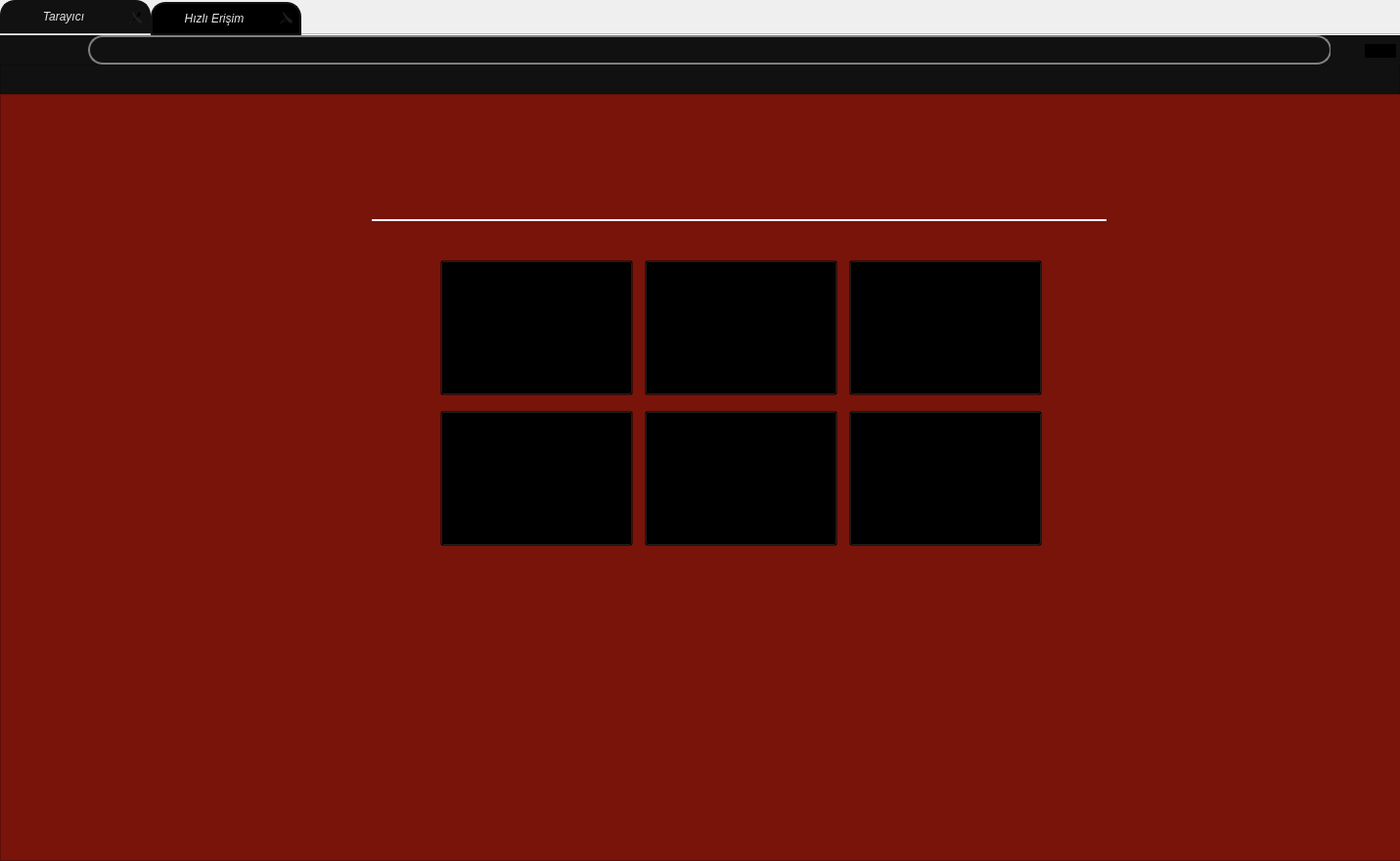
   <widget class="QTabWidget" name="tabWidget">
    <property name="geometry">
     <rect>
      <x>40</x>
      <y>22</y>
      <width>1431</width>
      <height>880</height>
     </rect>
    </property>
    <property name="sizePolicy">
     <sizepolicy hsizetype="Expanding" vsizetype="Expanding">
      <horstretch>0</horstretch>
      <verstretch>0</verstretch>
     </sizepolicy>
    </property>
    <property name="font">
     <font>
      <weight>50</weight>
      <italic>true</italic>
      <bold>false</bold>
      <strikeout>false</strikeout>
     </font>
    </property>
    <property name="focusPolicy">
     <enum>Qt::NoFocus</enum>
    </property>
    <property name="contextMenuPolicy">
     <enum>Qt::CustomContextMenu</enum>
    </property>
    <property name="styleSheet">
     <string notr="true">QTabWidget QTabBar::tab{
background-color: black;
color: #e6e6e6;
border:2px solid rgb(17,17,17);border-top-left-radius:15px;border-top-right-radius:15px;
}                                 
QTabWidget QTabBar::tab:selected{
background-color: rgb(17 ,17 ,17);}

QTabWidget QTabBar::tab:!selected:hover{
background-color: rgb(54 ,54 ,54);}

QTabWidget QTabBar::tab:selected:hover{
background-color: rgb(54 ,54 ,54);

}

QTabWidget QTabBar::tab:!selected{background-color: black;}

QTabBar::close-button { image: url(C:/Users/Yunn/PycharmProjects/pythonProject/IME/icons/icons8-multiply-24.png); 
border: 0px solid rgb(28 ,28 ,28);
border-radius:5px;}

QTabBar::close-button:selected{
     image: url(C:/Users/Yunn/PycharmProjects/pythonProject/IME/icons/icons8-multiply-24.png);
    border: 2px solid rgb(28 ,28 ,28);
    background-color: rgb(28 ,28 ,28);
    border-radius:5px;}

 QTabBar::close-button:hover {
    image: url(C:/Users/Yunn/PycharmProjects/pythonProject/IME/icons/Close-256.ico);
    background-color: gray;
    border: 2px solid gray;
    border-radius:5px;}

QTabBar::close-button:selected:pressed {
     image: url(C:/Users/Yunn/PycharmProjects/pythonProject/IME/icons/Close-256.ico);
    background-color:rgb(28 ,28 ,28);
    border: 2px solid rgb(28 ,28 ,28);
    border-radius:5px;
 }
 QTabBar::close-button:pressed {
    image: ur(lC:/Users/Yunn/PycharmProjects/pythonProject/IME/icons/Close-256.ico);
    background-color:black;
    border: 2px solid black;
    border-radius:5px; }

QTabBar::tab:!selected{margin-top: 2px;}                               

QTabBar::tab { height: 30px; width: 150px; }

</string>
    </property>
    <property name="inputMethodHints">
     <set>Qt::ImhNone</set>
    </property>
    <property name="tabPosition">
     <enum>QTabWidget::North</enum>
    </property>
    <property name="tabShape">
     <enum>QTabWidget::Rounded</enum>
    </property>
    <property name="currentIndex">
     <number>0</number>
    </property>
    <property name="elideMode">
     <enum>Qt::ElideNone</enum>
    </property>
    <property name="usesScrollButtons">
     <bool>false</bool>
    </property>
    <property name="documentMode">
     <bool>true</bool>
    </property>
    <property name="tabsClosable">
     <bool>true</bool>
    </property>
    <property name="movable">
     <bool>true</bool>
    </property>
    <property name="tabBarAutoHide">
     <bool>true</bool>
    </property>
    <widget class="QWidget" name="sekme">
     <property name="styleSheet">
      <string notr="true"/>
     </property>
     <attribute name="title">
      <string>Tarayıcı</string>
     </attribute>
     <widget class="QFrame" name="anaekran">
      <property name="geometry">
       <rect>
        <x>0</x>
        <y>60</y>
        <width>1451</width>
        <height>784</height>
       </rect>
      </property>
      <property name="styleSheet">
       <string notr="true">background-color: rgb(120,20, 10);
</string>
      </property>
      <property name="frameShape">
       <enum>QFrame::StyledPanel</enum>
      </property>
      <property name="frameShadow">
       <enum>QFrame::Raised</enum>
      </property>
      <widget class="QWidget" name="googlelogowidget" native="true">
       <property name="geometry">
        <rect>
         <x>350</x>
         <y>95</y>
         <width>30</width>
         <height>30</height>
        </rect>
       </property>
       <property name="styleSheet">
        <string notr="true">QWidget{
  image: url(C:/Users/Yunn/PycharmProjects/pythonProject/IME/icons/search.png);
   }</string>
       </property>
      </widget>
      <widget class="QWidget" name="hewmain" native="true">
       <property name="geometry">
        <rect>
         <x>450</x>
         <y>170</y>
         <width>621</width>
         <height>301</height>
        </rect>
       </property>
       <layout class="QGridLayout" name="gridLayout">
        <item row="0" column="0">
         <widget class="QWidget" name="hew" native="true">
          <widget class="QLabel" name="hewlbl">
           <property name="geometry">
            <rect>
             <x>64</x>
             <y>110</y>
             <width>70</width>
             <height>17</height>
            </rect>
           </property>
           <property name="font">
            <font>
             <family>Rockwell</family>
             <pointsize>11</pointsize>
             <weight>75</weight>
             <italic>true</italic>
             <bold>true</bold>
            </font>
           </property>
           <property name="mouseTracking">
            <bool>false</bool>
           </property>
           <property name="styleSheet">
            <string notr="true">color: rgb(255, 255, 255);</string>
           </property>
           <property name="frameShape">
            <enum>QFrame::NoFrame</enum>
           </property>
           <property name="frameShadow">
            <enum>QFrame::Plain</enum>
           </property>
           <property name="text">
            <string>Youtube</string>
           </property>
           <property name="alignment">
            <set>Qt::AlignCenter</set>
           </property>
          </widget>
          <widget class="QPushButton" name="hewbtn">
           <property name="geometry">
            <rect>
             <x>0</x>
             <y>0</y>
             <width>197</width>
             <height>138</height>
            </rect>
           </property>
           <property name="font">
            <font>
             <italic>true</italic>
            </font>
           </property>
           <property name="focusPolicy">
            <enum>Qt::NoFocus</enum>
           </property>
           <property name="styleSheet">
            <string notr="true">QPushButton{
background-image:url(icons/hew/youtubehewlog.png);
background-position:center bottom; 
background-repeat: no-repeat; 
background-size: cover;
background-color: transparent;
}
QPushButton:hover{
background-position:center top; 
}</string>
           </property>
           <property name="text">
            <string/>
           </property>
           <property name="autoRepeat">
            <bool>false</bool>
           </property>
          </widget>
         </widget>
        </item>
        <item row="1" column="0">
         <widget class="QWidget" name="hew3" native="true">
          <widget class="QLabel" name="hew3lbl">
           <property name="geometry">
            <rect>
             <x>64</x>
             <y>110</y>
             <width>70</width>
             <height>17</height>
            </rect>
           </property>
           <property name="font">
            <font>
             <family>Rockwell</family>
             <pointsize>11</pointsize>
             <weight>75</weight>
             <italic>true</italic>
             <bold>true</bold>
             <kerning>true</kerning>
            </font>
           </property>
           <property name="mouseTracking">
            <bool>false</bool>
           </property>
           <property name="styleSheet">
            <string notr="true">color: rgb(255, 255, 255);</string>
           </property>
           <property name="frameShape">
            <enum>QFrame::NoFrame</enum>
           </property>
           <property name="frameShadow">
            <enum>QFrame::Plain</enum>
           </property>
           <property name="text">
            <string>Twitter</string>
           </property>
           <property name="alignment">
            <set>Qt::AlignCenter</set>
           </property>
          </widget>
          <widget class="QPushButton" name="hew3btn">
           <property name="geometry">
            <rect>
             <x>0</x>
             <y>0</y>
             <width>197</width>
             <height>138</height>
            </rect>
           </property>
           <property name="font">
            <font>
             <italic>true</italic>
            </font>
           </property>
           <property name="focusPolicy">
            <enum>Qt::NoFocus</enum>
           </property>
           <property name="styleSheet">
            <string notr="true">QPushButton{
background-image:url(icons/hew/twitterhewlog.png);
background-position:center bottom; 
background-repeat: no-repeat; 
background-size: cover;
background-color: transparent;
}
QPushButton:hover{
background-position:center top; 
}</string>
           </property>
           <property name="text">
            <string/>
           </property>
           <property name="autoRepeat">
            <bool>false</bool>
           </property>
          </widget>
         </widget>
        </item>
        <item row="0" column="3">
         <widget class="QWidget" name="hew2" native="true">
          <widget class="QLabel" name="hew2lbl">
           <property name="geometry">
            <rect>
             <x>64</x>
             <y>110</y>
             <width>70</width>
             <height>17</height>
            </rect>
           </property>
           <property name="font">
            <font>
             <family>Rockwell</family>
             <pointsize>12</pointsize>
             <weight>75</weight>
             <italic>true</italic>
             <bold>true</bold>
            </font>
           </property>
           <property name="mouseTracking">
            <bool>false</bool>
           </property>
           <property name="styleSheet">
            <string notr="true">color: rgb(255, 255, 255);</string>
           </property>
           <property name="frameShape">
            <enum>QFrame::NoFrame</enum>
           </property>
           <property name="frameShadow">
            <enum>QFrame::Plain</enum>
           </property>
           <property name="text">
            <string>Gmail</string>
           </property>
           <property name="alignment">
            <set>Qt::AlignCenter</set>
           </property>
          </widget>
          <widget class="QPushButton" name="hew2btn">
           <property name="geometry">
            <rect>
             <x>0</x>
             <y>0</y>
             <width>197</width>
             <height>138</height>
            </rect>
           </property>
           <property name="font">
            <font>
             <pointsize>11</pointsize>
             <italic>true</italic>
            </font>
           </property>
           <property name="focusPolicy">
            <enum>Qt::NoFocus</enum>
           </property>
           <property name="styleSheet">
            <string notr="true">QPushButton{
background-image:url(icons/hew/gmailhewlog.png);
background-position:center bottom; 
background-repeat: no-repeat; 
background-size: cover;
background-color: transparent;
}
QPushButton:hover{
background-position:center top; 
}</string>
           </property>
           <property name="text">
            <string/>
           </property>
           <property name="autoRepeat">
            <bool>false</bool>
           </property>
          </widget>
         </widget>
        </item>
        <item row="1" column="2">
         <widget class="QWidget" name="hew4" native="true">
          <property name="sizePolicy">
           <sizepolicy hsizetype="Ignored" vsizetype="Ignored">
            <horstretch>0</horstretch>
            <verstretch>0</verstretch>
           </sizepolicy>
          </property>
          <widget class="QLabel" name="hew4lbl">
           <property name="geometry">
            <rect>
             <x>64</x>
             <y>110</y>
             <width>70</width>
             <height>17</height>
            </rect>
           </property>
           <property name="font">
            <font>
             <family>Rockwell</family>
             <pointsize>11</pointsize>
             <weight>75</weight>
             <italic>true</italic>
             <bold>true</bold>
            </font>
           </property>
           <property name="mouseTracking">
            <bool>false</bool>
           </property>
           <property name="styleSheet">
            <string notr="true">color: rgb(255, 255, 255);</string>
           </property>
           <property name="frameShape">
            <enum>QFrame::NoFrame</enum>
           </property>
           <property name="frameShadow">
            <enum>QFrame::Plain</enum>
           </property>
           <property name="text">
            <string>Twitch</string>
           </property>
           <property name="alignment">
            <set>Qt::AlignCenter</set>
           </property>
          </widget>
          <widget class="QPushButton" name="hew4btn">
           <property name="geometry">
            <rect>
             <x>0</x>
             <y>0</y>
             <width>197</width>
             <height>138</height>
            </rect>
           </property>
           <property name="font">
            <font>
             <italic>true</italic>
            </font>
           </property>
           <property name="focusPolicy">
            <enum>Qt::NoFocus</enum>
           </property>
           <property name="styleSheet">
            <string notr="true">QPushButton{
background-image:url(icons/hew/twitch91.png);
background-position:center bottom; 
background-repeat: no-repeat; 
background-size: cover;
background-color: transparent;
}
QPushButton:hover{
background-position:center top; 
}</string>
           </property>
           <property name="text">
            <string/>
           </property>
           <property name="autoRepeat">
            <bool>false</bool>
           </property>
          </widget>
         </widget>
        </item>
        <item row="0" column="2">
         <widget class="QWidget" name="hew1" native="true">
          <property name="sizePolicy">
           <sizepolicy hsizetype="Ignored" vsizetype="Ignored">
            <horstretch>0</horstretch>
            <verstretch>0</verstretch>
           </sizepolicy>
          </property>
          <widget class="QLabel" name="hew1lbl">
           <property name="geometry">
            <rect>
             <x>64</x>
             <y>110</y>
             <width>70</width>
             <height>17</height>
            </rect>
           </property>
           <property name="font">
            <font>
             <family>Rockwell</family>
             <pointsize>11</pointsize>
             <weight>75</weight>
             <italic>true</italic>
             <bold>true</bold>
            </font>
           </property>
           <property name="mouseTracking">
            <bool>false</bool>
           </property>
           <property name="styleSheet">
            <string notr="true">color: rgb(255, 255, 255);</string>
           </property>
           <property name="frameShape">
            <enum>QFrame::NoFrame</enum>
           </property>
           <property name="frameShadow">
            <enum>QFrame::Plain</enum>
           </property>
           <property name="text">
            <string>Discord</string>
           </property>
           <property name="alignment">
            <set>Qt::AlignCenter</set>
           </property>
          </widget>
          <widget class="QPushButton" name="hew1btn">
           <property name="geometry">
            <rect>
             <x>0</x>
             <y>0</y>
             <width>197</width>
             <height>138</height>
            </rect>
           </property>
           <property name="font">
            <font>
             <italic>true</italic>
            </font>
           </property>
           <property name="focusPolicy">
            <enum>Qt::NoFocus</enum>
           </property>
           <property name="styleSheet">
            <string notr="true">QPushButton{
background-image:url(icons/hew/discordhewlog.png);
background-position:center bottom; 
background-repeat: no-repeat; 
background-size: cover;
background-color: transparent;
}
QPushButton:hover{
background-position:center top; 
}</string>
           </property>
           <property name="text">
            <string/>
           </property>
           <property name="autoRepeat">
            <bool>false</bool>
           </property>
          </widget>
         </widget>
        </item>
        <item row="1" column="3">
         <widget class="QWidget" name="hew5" native="true">
          <widget class="QLabel" name="hew5lbl">
           <property name="geometry">
            <rect>
             <x>64</x>
             <y>110</y>
             <width>71</width>
             <height>20</height>
            </rect>
           </property>
           <property name="font">
            <font>
             <family>Rockwell</family>
             <pointsize>11</pointsize>
             <weight>75</weight>
             <italic>true</italic>
             <bold>true</bold>
            </font>
           </property>
           <property name="mouseTracking">
            <bool>false</bool>
           </property>
           <property name="styleSheet">
            <string notr="true">color: rgb(255, 255, 255);</string>
           </property>
           <property name="frameShape">
            <enum>QFrame::NoFrame</enum>
           </property>
           <property name="frameShadow">
            <enum>QFrame::Plain</enum>
           </property>
           <property name="text">
            <string>Facebook</string>
           </property>
           <property name="alignment">
            <set>Qt::AlignCenter</set>
           </property>
          </widget>
          <widget class="QPushButton" name="hew5btn">
           <property name="geometry">
            <rect>
             <x>0</x>
             <y>0</y>
             <width>197</width>
             <height>138</height>
            </rect>
           </property>
           <property name="font">
            <font>
             <italic>true</italic>
            </font>
           </property>
           <property name="focusPolicy">
            <enum>Qt::NoFocus</enum>
           </property>
           <property name="styleSheet">
            <string notr="true">QPushButton{
background-image:url(icons/hew/facebookhewlog.png);
background-position:center bottom; 
background-repeat: no-repeat; 
background-size: cover;
background-color: transparent;
}
QPushButton:hover{
background-position:center top; 
}</string>
           </property>
           <property name="text">
            <string/>
           </property>
           <property name="autoRepeat">
            <bool>false</bool>
           </property>
          </widget>
         </widget>
        </item>
       </layout>
      </widget>
      <widget class="QLineEdit" name="menuaramacubu">
       <property name="geometry">
        <rect>
         <x>380</x>
         <y>100</y>
         <width>751</width>
         <height>30</height>
        </rect>
       </property>
       <property name="font">
        <font>
         <family>Yu Gothic Medium</family>
         <pointsize>13</pointsize>
         <weight>7</weight>
         <italic>false</italic>
         <bold>false</bold>
        </font>
       </property>
       <property name="styleSheet">
        <string notr="true">QLineEdit{
border: 2px solid;
border-color:transparent transparent  white transparent;
	font: 57 13pt &quot;Yu Gothic Medium&quot;;
color: rgb(255, 255, 255);
padding-left:20px;

}
QLineEdit:hover{
background-color:transparent;
padding-left:30px;
}
</string>
       </property>
       <property name="frame">
        <bool>true</bool>
       </property>
       <property name="echoMode">
        <enum>QLineEdit::Normal</enum>
       </property>
       <property name="dragEnabled">
        <bool>false</bool>
       </property>
       <property name="readOnly">
        <bool>false</bool>
       </property>
       <property name="cursorMoveStyle">
        <enum>Qt::LogicalMoveStyle</enum>
       </property>
       <property name="clearButtonEnabled">
        <bool>true</bool>
       </property>
      </widget>
     </widget>
     <widget class="QWidget" name="aramaubcuguwdgt" native="true">
      <property name="geometry">
       <rect>
        <x>0</x>
        <y>0</y>
        <width>1431</width>
        <height>60</height>
       </rect>
      </property>
      <property name="styleSheet">
       <string notr="true">/*background-color: rgb(43, 43, 43);

*/
background-color: rgb(17, 17, 17);</string>
      </property>
      <widget class="QPushButton" name="geribtn_2">
       <property name="geometry">
        <rect>
         <x>0</x>
         <y>0</y>
         <width>31</width>
         <height>30</height>
        </rect>
       </property>
       <property name="styleSheet">
        <string notr="true">QPushButton{background-color: rgb(17, 17,17);
color: rgb(255, 255, 255);
border: 2px solid rgb(17,17,17);
border-radius: 15px;}
QPushButton:pressed{ background-color: black; }
QPushButton:focus:pressed{ background-color: black; }


QPushButton:hover{ background-color:rgb(78,78,78);
border: 2px solid rgb(78,78,78);
border-radius: 15px;
 }

/*rgb(54 ,54 ,54)*/</string>
       </property>
       <property name="text">
        <string/>
       </property>
       <property name="icon">
        <iconset>
         <normaloff>icons/back.png</normaloff>icons/back.png</iconset>
       </property>
       <property name="iconSize">
        <size>
         <width>32</width>
         <height>32</height>
        </size>
       </property>
      </widget>
      <widget class="QPushButton" name="ileribtn_2">
       <property name="geometry">
        <rect>
         <x>30</x>
         <y>0</y>
         <width>31</width>
         <height>30</height>
        </rect>
       </property>
       <property name="styleSheet">
        <string notr="true">QPushButton{background-color: rgb(17, 17,17);
color: rgb(255, 255, 255);
border: 2px solid rgb(17,17,17);
border-radius: 15px;}
QPushButton:pressed{ background-color: black; }
QPushButton:focus:pressed{ background-color: black; }


QPushButton:hover{ background-color:rgb(78,78,78);
border: 2px solid rgb(78,78,78);
border-radius: 15px;
 }
</string>
       </property>
       <property name="text">
        <string/>
       </property>
       <property name="icon">
        <iconset>
         <normaloff>icons/forward.png</normaloff>icons/forward.png</iconset>
       </property>
       <property name="iconSize">
        <size>
         <width>32</width>
         <height>32</height>
        </size>
       </property>
      </widget>
      <widget class="QPushButton" name="yenilebtn_2">
       <property name="geometry">
        <rect>
         <x>60</x>
         <y>0</y>
         <width>31</width>
         <height>30</height>
        </rect>
       </property>
       <property name="styleSheet">
        <string notr="true">QPushButton{background-color: rgb(17, 17,17);
color: rgb(255, 255, 255);
border: 2px solid rgb(17,17,17);
border-radius: 15px;}
QPushButton:pressed{ background-color: black; }
QPushButton:focus:pressed{ background-color: black; }


QPushButton:hover{ background-color:rgb(78,78,78);
border: 2px solid rgb(78,78,78);
border-radius: 15px;
 }

</string>
       </property>
       <property name="text">
        <string/>
       </property>
       <property name="icon">
        <iconset>
         <normaloff>icons/refresh.png</normaloff>icons/refresh.png</iconset>
       </property>
       <property name="iconSize">
        <size>
         <width>19</width>
         <height>19</height>
        </size>
       </property>
       <property name="checkable">
        <bool>false</bool>
       </property>
       <property name="checked">
        <bool>false</bool>
       </property>
       <property name="autoRepeat">
        <bool>false</bool>
       </property>
      </widget>
      <widget class="QLineEdit" name="aramacubuedit_2">
       <property name="geometry">
        <rect>
         <x>90</x>
         <y>0</y>
         <width>1271</width>
         <height>30</height>
        </rect>
       </property>
       <property name="styleSheet">
        <string notr="true">QLineEdit{
border: 2px solid gray;
border-radius: 15px;
color: rgb(255, 255, 255);
padding-left:20px;
}
QLineEdit:hover{
background-color:rgb(38,38,38);
padding-left:30px;
}</string>
       </property>
      </widget>
      <widget class="QWidget" name="songibi_2" native="true">
       <property name="geometry">
        <rect>
         <x>1310</x>
         <y>4</y>
         <width>41</width>
         <height>21</height>
        </rect>
       </property>
       <property name="styleSheet">
        <string notr="true">background-color: rgb(17, 17, 17);</string>
       </property>
       <layout class="QHBoxLayout" name="horizontalLayout_3">
        <property name="spacing">
         <number>0</number>
        </property>
        <property name="leftMargin">
         <number>0</number>
        </property>
        <property name="topMargin">
         <number>0</number>
        </property>
        <property name="rightMargin">
         <number>0</number>
        </property>
        <property name="bottomMargin">
         <number>0</number>
        </property>
        <item>
         <widget class="QPushButton" name="camerabtn">
          <property name="sizePolicy">
           <sizepolicy hsizetype="Fixed" vsizetype="Fixed">
            <horstretch>0</horstretch>
            <verstretch>0</verstretch>
           </sizepolicy>
          </property>
          <property name="maximumSize">
           <size>
            <width>20</width>
            <height>20</height>
           </size>
          </property>
          <property name="styleSheet">
           <string notr="true">QPushButton{background-color: rgb(17, 17, 17);
border:1px solid rgb(17,17,17);
}
QPushButton:disabled{ background-color: yellow; }
QPushButton:pressed{ background-color: rgb(17, 17, 17); }
QPushButton:focus:pressed{ background-color: gray; }
QPushButton:focus{ background-color: rgb(17, 17, 17); }
QPushButton:hover{ background-color: rgb(78 ,78 ,78); }
QPushButton:checked{ background-color: pink; }


</string>
          </property>
          <property name="text">
           <string/>
          </property>
          <property name="icon">
           <iconset>
            <normaloff>../../../Downloads/icons8-camera-24.png</normaloff>../../../Downloads/icons8-camera-24.png</iconset>
          </property>
          <property name="iconSize">
           <size>
            <width>19</width>
            <height>19</height>
           </size>
          </property>
         </widget>
        </item>
        <item>
         <widget class="QPushButton" name="kaydetbtn">
          <property name="maximumSize">
           <size>
            <width>20</width>
            <height>20</height>
           </size>
          </property>
          <property name="styleSheet">
           <string notr="true">QPushButton{background-color: rgb(17, 17, 17);
color: rgb(255, 255, 255);
border:1px solid rgb(17,17,17);

}
QPushButton:disabled{ background-color: yellow; }
QPushButton:pressed{ background-color:rgb(17,17,17); }
QPushButton:focus:pressed{ background-color:gray; }
QPushButton:focus{ background-color:rgb(17,17,17); }
QPushButton:hover{ background-color:rgb(78,78,78); }
QPushButton:checked{ background-color: pink; }
</string>
          </property>
          <property name="text">
           <string/>
          </property>
          <property name="icon">
           <iconset>
            <normaloff>icons/heart.png</normaloff>icons/heart.png</iconset>
          </property>
          <property name="iconSize">
           <size>
            <width>19</width>
            <height>18</height>
           </size>
          </property>
         </widget>
        </item>
       </layout>
      </widget>
      <widget class="QFrame" name="bookmark">
       <property name="geometry">
        <rect>
         <x>0</x>
         <y>30</y>
         <width>1431</width>
         <height>30</height>
        </rect>
       </property>
       <property name="frameShape">
        <enum>QFrame::StyledPanel</enum>
       </property>
       <property name="frameShadow">
        <enum>QFrame::Raised</enum>
       </property>
      </widget>
      <widget class="QWidget" name="horizontalLayoutWidget_2">
       <property name="geometry">
        <rect>
         <x>1360</x>
         <y>0</y>
         <width>68</width>
         <height>33</height>
        </rect>
       </property>
       <layout class="QHBoxLayout" name="horizontalLayout_2">
        <property name="spacing">
         <number>0</number>
        </property>
        <item>
         <widget class="QPushButton" name="anasayfabtn_2">
          <property name="styleSheet">
           <string notr="true">/*QPushButton{background-color: rgb(0, 0, 0);
color: rgb(255, 255, 255);
border: 2px solid gray;
border-radius:10px;}
QPushButton:disabled{ background-color: yellow; }
QPushButton:pressed{ background-color:black; }
QPushButton:focus:pressed{ background-color:black; }
QPushButton:focus{ background-color:black; }
QPushButton:hover{ background-color: gray; }
QPushButton:checked{ background-color: pink; }
*/
QPushButton{background-color: rgb(17, 17,17);
color: rgb(255, 255, 255);
border: 2px solid rgb(17,17,17);
border-radius: 14px;}
QPushButton:pressed{ background-color: black; }
QPushButton:focus:pressed{ background-color: black; }


QPushButton:hover{ background-color:rgb(78,78,78);
border: 2px solid rgb(78,78,78);
border-radius: 14px;
 }
</string>
          </property>
          <property name="text">
           <string/>
          </property>
          <property name="icon">
           <iconset>
            <normaloff>icons/house.png</normaloff>icons/house.png</iconset>
          </property>
          <property name="iconSize">
           <size>
            <width>23</width>
            <height>23</height>
           </size>
          </property>
         </widget>
        </item>
        <item>
         <widget class="QPushButton" name="hesap">
          <property name="styleSheet">
           <string notr="true">QPushButton{background-color: rgb(0, 0, 0);
color: rgb(255, 255, 255);
border: 1px solid rgb(17,17,17);
border-radius: 15px;}
QPushButton:disabled{ background-color: yellow; }
QPushButton:pressed{ background-color:black; }
QPushButton:focus:pressed{ background-color:black; }
QPushButton:focus{ background-color:black; }
QPushButton:hover{ background-color: gray; }
QPushButton:checked{ background-color: pink; }
</string>
          </property>
          <property name="text">
           <string/>
          </property>
          <property name="icon">
           <iconset>
            <normaloff>icons/letter-y.png</normaloff>icons/letter-y.png</iconset>
          </property>
          <property name="iconSize">
           <size>
            <width>29</width>
            <height>29</height>
           </size>
          </property>
         </widget>
        </item>
       </layout>
      </widget>
     </widget>
    </widget>
    <widget class="QWidget" name="sekme2">
     <property name="styleSheet">
      <string notr="true"/>
     </property>
     <attribute name="title">
      <string>Hızlı Erişim</string>
     </attribute>
    </widget>
   </widget>
